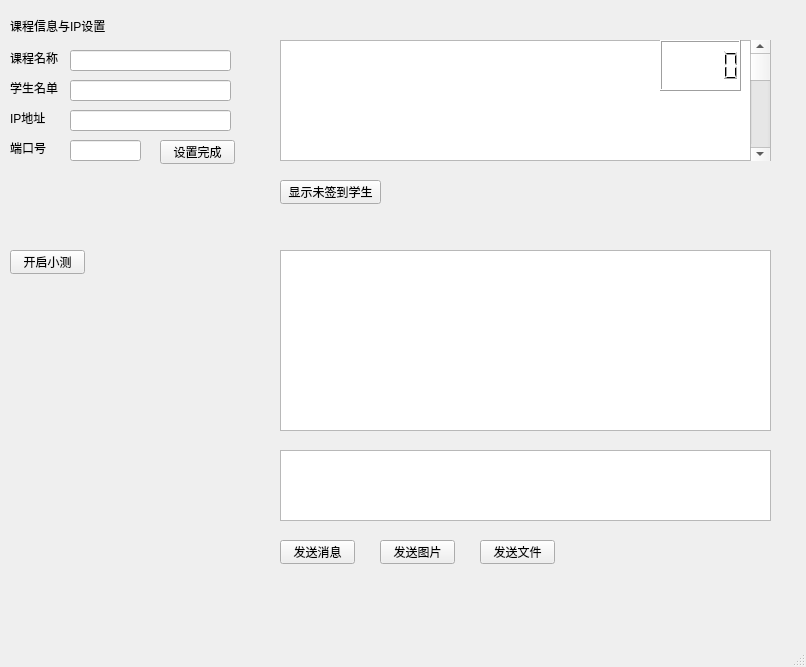
<?xml version="1.0" encoding="UTF-8"?>
<ui version="4.0">
 <class>MainWindow</class>
 <widget class="QMainWindow" name="MainWindow">
  <property name="geometry">
   <rect>
    <x>0</x>
    <y>0</y>
    <width>806</width>
    <height>667</height>
   </rect>
  </property>
  <property name="windowTitle">
   <string>MainWindow</string>
  </property>
  <widget class="QWidget" name="centralwidget">
   <widget class="QLabel" name="title1_LB">
    <property name="geometry">
     <rect>
      <x>10</x>
      <y>10</y>
      <width>111</width>
      <height>31</height>
     </rect>
    </property>
    <property name="text">
     <string>课程信息与IP设置</string>
    </property>
   </widget>
   <widget class="QLabel" name="lesson_name_LB">
    <property name="geometry">
     <rect>
      <x>10</x>
      <y>50</y>
      <width>53</width>
      <height>16</height>
     </rect>
    </property>
    <property name="text">
     <string>课程名称</string>
    </property>
    <property name="textFormat">
     <enum>Qt::MarkdownText</enum>
    </property>
   </widget>
   <widget class="QLineEdit" name="lesson_name_TEXT">
    <property name="geometry">
     <rect>
      <x>70</x>
      <y>50</y>
      <width>161</width>
      <height>21</height>
     </rect>
    </property>
   </widget>
   <widget class="QLabel" name="ip_address_LB">
    <property name="geometry">
     <rect>
      <x>10</x>
      <y>110</y>
      <width>53</width>
      <height>16</height>
     </rect>
    </property>
    <property name="text">
     <string>IP地址</string>
    </property>
    <property name="textFormat">
     <enum>Qt::MarkdownText</enum>
    </property>
   </widget>
   <widget class="QLineEdit" name="ip_address_TEXT">
    <property name="geometry">
     <rect>
      <x>70</x>
      <y>110</y>
      <width>161</width>
      <height>21</height>
     </rect>
    </property>
   </widget>
   <widget class="QLabel" name="port_num_LB">
    <property name="geometry">
     <rect>
      <x>10</x>
      <y>140</y>
      <width>53</width>
      <height>16</height>
     </rect>
    </property>
    <property name="text">
     <string>端口号</string>
    </property>
    <property name="textFormat">
     <enum>Qt::MarkdownText</enum>
    </property>
   </widget>
   <widget class="QLineEdit" name="port_num_TEXT">
    <property name="geometry">
     <rect>
      <x>70</x>
      <y>140</y>
      <width>71</width>
      <height>21</height>
     </rect>
    </property>
   </widget>
   <widget class="QLabel" name="stu_list_src_LB">
    <property name="geometry">
     <rect>
      <x>10</x>
      <y>80</y>
      <width>53</width>
      <height>16</height>
     </rect>
    </property>
    <property name="text">
     <string>学生名单</string>
    </property>
    <property name="textFormat">
     <enum>Qt::MarkdownText</enum>
    </property>
   </widget>
   <widget class="QLineEdit" name="stu_list_src_TEXT">
    <property name="geometry">
     <rect>
      <x>70</x>
      <y>80</y>
      <width>161</width>
      <height>21</height>
     </rect>
    </property>
   </widget>
   <widget class="QPushButton" name="set_up_ip_BTN">
    <property name="geometry">
     <rect>
      <x>160</x>
      <y>140</y>
      <width>75</width>
      <height>24</height>
     </rect>
    </property>
    <property name="text">
     <string>设置完成</string>
    </property>
   </widget>
   <widget class="QTextBrowser" name="stu_sign_in_TB">
    <property name="geometry">
     <rect>
      <x>280</x>
      <y>40</y>
      <width>491</width>
      <height>121</height>
     </rect>
    </property>
   </widget>
   <widget class="QPushButton" name="print_absent_BTN">
    <property name="geometry">
     <rect>
      <x>280</x>
      <y>180</y>
      <width>101</width>
      <height>24</height>
     </rect>
    </property>
    <property name="text">
     <string>显示未签到学生</string>
    </property>
   </widget>
   <widget class="QLCDNumber" name="stu_num_LCD">
    <property name="geometry">
     <rect>
      <x>660</x>
      <y>40</y>
      <width>81</width>
      <height>51</height>
     </rect>
    </property>
   </widget>
   <widget class="QScrollBar" name="verticalScrollBar">
    <property name="geometry">
     <rect>
      <x>750</x>
      <y>40</y>
      <width>20</width>
      <height>121</height>
     </rect>
    </property>
    <property name="orientation">
     <enum>Qt::Vertical</enum>
    </property>
   </widget>
   <widget class="QTextBrowser" name="all_message_TB">
    <property name="geometry">
     <rect>
      <x>280</x>
      <y>250</y>
      <width>491</width>
      <height>181</height>
     </rect>
    </property>
   </widget>
   <widget class="QTextEdit" name="send_msg_TEXT">
    <property name="geometry">
     <rect>
      <x>280</x>
      <y>450</y>
      <width>491</width>
      <height>71</height>
     </rect>
    </property>
   </widget>
   <widget class="QPushButton" name="send_msg_BTN">
    <property name="geometry">
     <rect>
      <x>280</x>
      <y>540</y>
      <width>75</width>
      <height>24</height>
     </rect>
    </property>
    <property name="text">
     <string>发送消息</string>
    </property>
   </widget>
   <widget class="QPushButton" name="send_jpg_BTN">
    <property name="geometry">
     <rect>
      <x>380</x>
      <y>540</y>
      <width>75</width>
      <height>24</height>
     </rect>
    </property>
    <property name="text">
     <string>发送图片</string>
    </property>
   </widget>
   <widget class="QPushButton" name="send_file_BTN">
    <property name="geometry">
     <rect>
      <x>480</x>
      <y>540</y>
      <width>75</width>
      <height>24</height>
     </rect>
    </property>
    <property name="text">
     <string>发送文件</string>
    </property>
   </widget>
   <widget class="QPushButton" name="start_test_BTN">
    <property name="geometry">
     <rect>
      <x>10</x>
      <y>250</y>
      <width>75</width>
      <height>24</height>
     </rect>
    </property>
    <property name="text">
     <string>开启小测</string>
    </property>
   </widget>
  </widget>
  <widget class="QMenuBar" name="menubar">
   <property name="geometry">
    <rect>
     <x>0</x>
     <y>0</y>
     <width>806</width>
     <height>22</height>
    </rect>
   </property>
  </widget>
  <widget class="QStatusBar" name="statusbar"/>
 </widget>
 <resources/>
 <connections/>
</ui>
